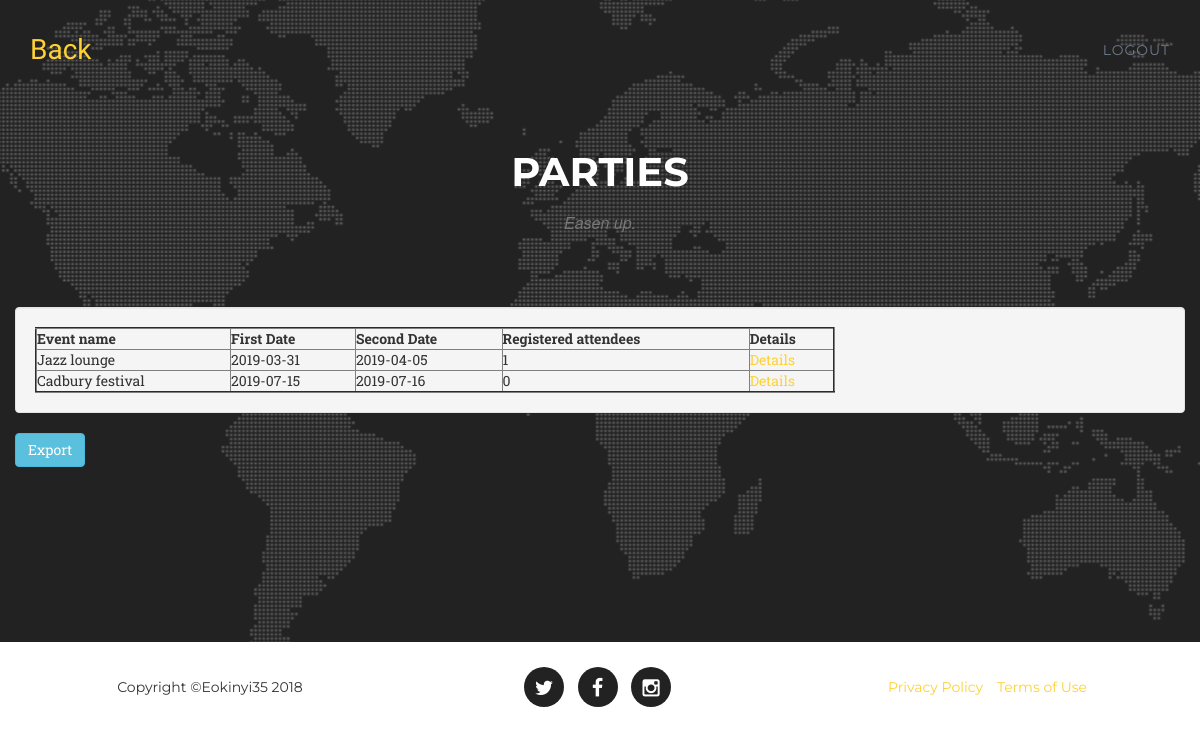
Screenshot of /parties.php with the database file from the repository.
### tables this page shows
CREATE TABLE `eventchoice` (
  `eventId` int(11) NOT NULL,
  `eventname` varchar(100) NOT NULL,
  `image` varchar(100) NOT NULL DEFAULT 'default.jpg',
  `firstdate` date NOT NULL,
  `seconddate` date NOT NULL,
  `eventtype` varchar(50) NOT NULL
);

### parties.php (the view, shortened to what this page needs)
<!DOCTYPE html>
<html lang="en">
<head>
    <link href="css/bootstrap.min.css" rel="stylesheet">
    <link href="css/agency.css" rel="stylesheet">
    <link href="font-awesome/css/font-awesome.min.css" rel="stylesheet" type="text/css">
</head>
<body>
 <section id="contact">
  <nav class="navbar navbar-default navbar-fixed-top">
        <div class="container">
            <div class="navbar-header page-scroll">
                <a class="navbar-brand page-scroll" href="index.php">Back</a>
            </div>
            <div class="collapse navbar-collapse" id="bs-example-navbar-collapse-1">
                <ul class="nav navbar-nav navbar-right">
                     <li>
                        <a  class="page-scroll" href="logout.php">logout</a>
                    </li>
                </ul>
            </div>
        </div>
    </nav>
        <div class="container">
            <div class="row">
                <div class="col-lg-12 text-center">
                    <h2 class="section-heading">Parties</h2>
                    <h3 class="section-subheading text-muted">Easen up.</h3>
                </div>
            </div>
            <div class="row">
             <form action="process.php"  method="POST" enctype ="multipart/form-data">
                <div class="row">
                <table align="center" >
                                        <tr>
                                          <td class="col-md-6">
                                              <div class="well">
                                                <?php
                                          require_once "connection.php";
                                           $sql = mysqli_query($conn,"SELECT * FROM eventchoice WHERE eventtype = 'Party'");
                                          if(!empty($sql))
                                          {
                                            $row = mysqli_num_rows($sql);
                                            if($row > 0 ) {
                                              echo "<table border='2' width='800'>";
                                              echo "<tr>";
                                              echo "<th>Event name</th>";
                                              echo "<th>First Date</th>";
                                              echo "<th>Second Date</th>";
                                              echo "<th>Registered attendees</th>";
                                              echo "<th>Details</th>";
                                              echo "</tr>";
                                               echo "<tbody>";
                                                while($row = $sql->fetch_assoc()) {
                                                $eventname = $row['eventname'];
$qry_parties="SELECT COUNT(*) as num FROM registered WHERE `eventname` = '$eventname'";
$total_parties = mysqli_fetch_array(mysqli_query($conn,$qry_parties));
$total_parties = $total_parties['num'];
                                                echo "<tr>";
                                                echo "<td>" . $row['eventname'] . "</td>";
                                                echo "<td>" . $row['firstdate'] . "</td>";
                                                echo "<td>" . $row['seconddate'] . "</td>";
                                                echo "<td>" . $total_parties . "</td>";
                                                echo "<td>" . '<a href=details.php?event_id=' . $row['eventId'] . '>Details</a> ' . "</td>";
                                                }
                                                echo "</table>";
                                              }else{
                                                echo "Table is empty";
                                              }
                                            }
                                          ?>
                                                </div>
                                            </form>
                                            <form method="post" action="exportparties.php" enctype="multipart/form-data">
                                                <div class="form-group">
                                                    <button class="btn btn-info">Export</button>
                                                </div>
                                            </form>
                </div>
            </div>
    </section>
    <footer>
        <div class="container">
            <div class="row">
                <div class="col-md-4">
                    <span class="copyright">Copyright &copy;Eokinyi35 2018</span>
                </div>
                <div class="col-md-4">
                    <ul class="list-inline social-buttons">
                        <li><a href="https://twitter.com/okinyi_emmanuel"><i class="fa fa-twitter"></i></a>
                        </li>
                        <li><a href="https://www.facebook.com/Emmanuel Okinyi/?pnref=lhc"><i class="fa fa-facebook"></i></a>
                        </li>
                        <li><a href="https://www.instagram.com/eokinyi/"><i class="fa fa-instagram"></i></a>
                        </li>
                    </ul>
                </div>
                <div class="col-md-4">
                    <ul class="list-inline quicklinks">
                        <li><a href="#">Privacy Policy</a>
                        </li>
                        <li><a href="#">Terms of Use</a>
                        </li>
                    </ul>
                </div>
            </div>
        </div>
    </footer>
</body>
</html>

### css/agency.css (style rules this page uses)
body { overflow-x:hidden; font-family:"Roboto Slab","Helvetica Neue",Helvetica,Arial,sans-serif }
.text-muted { color:#777 }
a,a:hover,a:focus,a:active,a.active { outline:0 }
a { color:#fed136 }
h1,h2,h3,h4,h5,h6 { font-family:Montserrat,"Helvetica Neue",Helvetica,Arial,sans-serif; text-transform:uppercase; font-weight:700 }
.navbar-default { background-color:#222; border-color:transparent }
.navbar-default .navbar-brand { color:#fed136; font-family:"Kaushan Script","Helvetica Neue",Helvetica,Arial,cursive }
.navbar-default .navbar-collapse { border-color:rgba(255,255,255,.02) }
.navbar-default .nav li a { font-family:Montserrat,"Helvetica Neue",Helvetica,Arial,sans-serif; text-transform:uppercase; font-weight:400;letter-spacing:1px; color:#6D7B8D }
@media (min-width:768px) { .navbar-default { background-color:transparent; padding:25px 0; -webkit-transition:padding .3s;-moz-transition:padding .3s;transition:padding .3s;border:0 } }
@media (min-width:768px) { .navbar-default .navbar-brand { font-size:2em; -webkit-transition:all .3s; -moz-transition:all .3s; transition:all .3s } }
section { padding:100px 0 }
section h2.section-heading { font-size:40px; margin-top:0; margin-bottom:15px }
section h3.section-subheading { font-size:16px; font-family:"Droid Serif","Helvetica Neue",Helvetica,Arial,sans-serif; text-transform:none; font-style:italic; font-weight:400; margin-bottom:75px }
@media (min-width:768px) { section { padding:150px 0 } }
section#contact { background-color:#222; background-image:url(../img/map-image.png); background-position:center; background-repeat:no-repeat }
section#contact .section-heading { color:#fff }
section#contact .form-group { margin-bottom:25px }
footer { padding:25px 0;text-align:center }
footer span.copyright { line-height:40px; font-family:Montserrat,"Helvetica Neue",Helvetica,Arial,sans-serif; text-transform:uppercase; text-transform:none }
footer ul.quicklinks { margin-bottom:0; line-height:40px; font-family:Montserrat,"Helvetica Neue",Helvetica,Arial,sans-serif; text-transform:uppercase; text-transform:none }
ul.social-buttons { margin-bottom:0 }
ul.social-buttons li a { display:block; background-color:#222; height:40px; width:40px; border-radius:100%; font-size:20px; line-height:40px; color:#fff; outline:0; -webkit-transition:all .3s; -moz-transition:all .3s; transition:all .3s }
body { webkit-tap-highlight-color:#fed136 }

### rows the page displays
eventchoice: eventname "Jazz lounge", firstdate "2019-03-31", seconddate "2019-04-05", total_parties "1"
eventchoice: eventname "Cadbury festival", firstdate "2019-07-15", seconddate "2019-07-16", total_parties "0"
